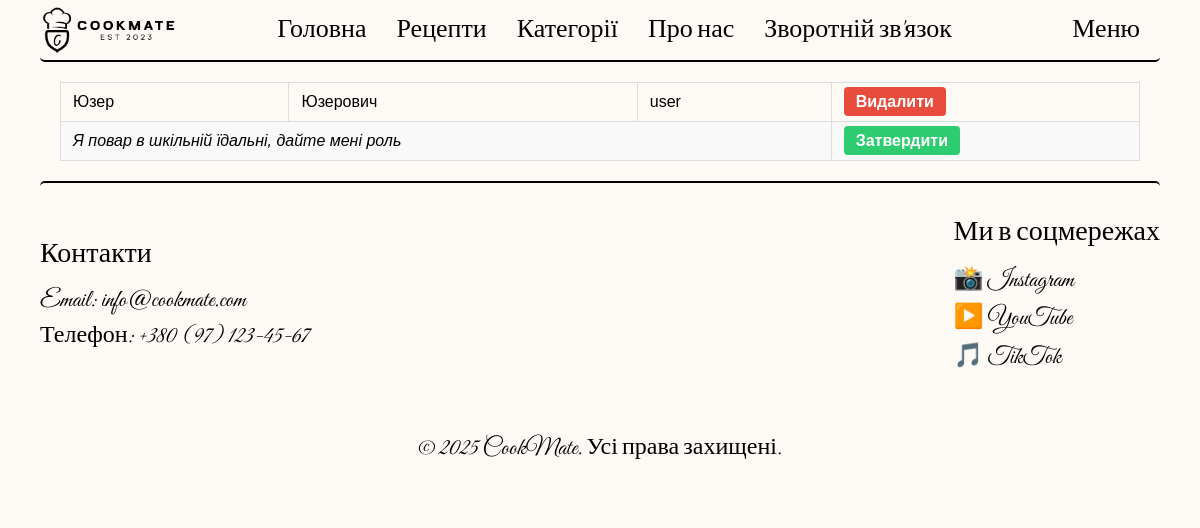
/recipes/recipes/manage_request.php, run on the app's committed database.
### tables this page shows
CREATE TABLE `request` (
  `id` int NOT NULL,
  `user_id` int NOT NULL,
  `text` text NOT NULL
);

CREATE TABLE `user` (
  `id` int NOT NULL,
  `login` varchar(32) NOT NULL,
  `password` varchar(32) NOT NULL,
  `name` varchar(32) NOT NULL,
  `surname` varchar(32) NOT NULL,
  `email` varchar(64) NOT NULL,
  `role_id` int NOT NULL
);

### recipes/recipes/app/database/db.php (called while the page is built, shortened)
<?php
require('connect.php');
function dbCheckError($query){
    $errInfo = $query->errorInfo();
    return true;
}
function selectAll($table, $params = []){
    global $pdo;
    $sql = "SELECT * FROM $table";
    $query = $pdo->prepare($sql);
    $query->execute();
    return $query->fetchAll();
}
function selectOne($table, $params = []){
    global $pdo;
    $sql = "SELECT * FROM $table";
    if (!empty($params)){
        $i = 0;
        foreach ($params as $key => $value){
            if ($i === 0){
                $sql = $sql . " WHERE $key = $value";
            }else{
                $sql = $sql . " AND $key = $value";
            }
            $i++;
        }
    }
    $query = $pdo->prepare($sql);
    $query->execute();
    return $query->fetch();
}

### recipes/recipes/manage_request.php (the view, shortened to what this page needs)
<?php
$requests = selectAll('request');
?>
<!DOCTYPE html>
<html lang="en">
<head>
    <link rel="stylesheet" href="./assets/css/styles.css">
</head>
<body>
    <?php include("app/include/header.php"); ?>
    <div class="container">
        <div class="two-row-table-container">
            <table class="two-row-table">
                <tbody>
                    <?php foreach ($requests as $req): ?>
                        <?php $user = selectOne('user', ['id' => $req['user_id']]); ?>
                        <?php if ($user['role_id'] == 0): ?>
                            <tr>
                                <td><strong></strong> <?= htmlspecialchars($user['name']) ?></td>
                                <td><strong></strong> <?= htmlspecialchars($user['surname']) ?></td>
                                <td><strong></strong> <?= htmlspecialchars($user['login']) ?></td>
                                <td>
                                    <a href="editrecipe.php?req_del_id=<?= $req['id'] ?>" class="delete-btn" onclick="return confirm('Видалити цей запис?');">Видалити</a>
                                </td>
                            </tr>
                            <tr>
                                <td colspan="3" class="request-text"><?= htmlspecialchars($req['text']) ?></td>
                                <td>
                                    <a href="editrecipe.php?req_appr_id=<?= $user['id'] ?>" class="approve-btn">Затвердити</a>
                                </td>
                            </tr>
                        <?php endif; ?>
                    <?php endforeach; ?>
                </tbody>
            </table>
        </div>
    </div>
    <?php include("app/include/footer.php"); ?>
</body>
</html>

### recipes/recipes/assets/css/styles.css (style rules this page uses)
* { margin: 0; padding: 0; font-weight: 400; text-decoration: none; color: white; font-family: "Montserrat", sans-serif; font-optical-sizing: auto; font-weight: 500; font-style: normal; text-decoration: none; }
body { background-color: #fdfaf6; color: black; }
html { scroll-behavior: smooth; }
a { font-weight: 700; }
.container { max-width: 1120px; margin: 0 auto; }
.two-row-table-container { padding: 20px; }
.two-row-table { width: 100%; border-collapse: collapse; font-family: sans-serif; }
.two-row-table td { padding: 10px 12px; border: 1px solid #ddd; vertical-align: top; color: black; }
.two-row-table tr:nth-child(even) { background-color: #f9f9f9; }
.delete-btn { background-color: #e74c3c; color: white; padding: 6px 12px; border-radius: 4px; text-decoration: none; transition: background-color 0.2s ease; }
.approve-btn { background-color: #2ecc71; color: white; padding: 6px 12px; border-radius: 4px; text-decoration: none; transition: background-color 0.2s ease; }
.request-text { font-style: italic; color: #333; }

### data on the page
request: user.name "Юзер", user.surname "Юзерович", user.login "user", text "Я повар в шкільній їдальні, дайте мені роль"
